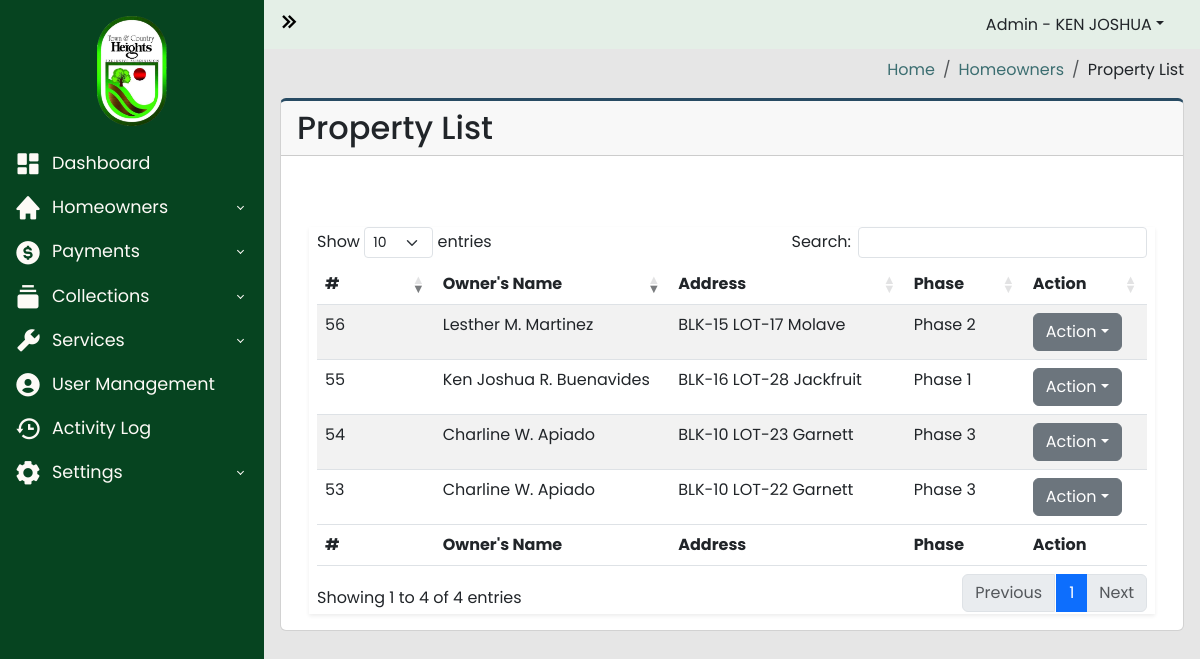
Page /admin-panel/property_list.php (signed in) on the earlier database version.
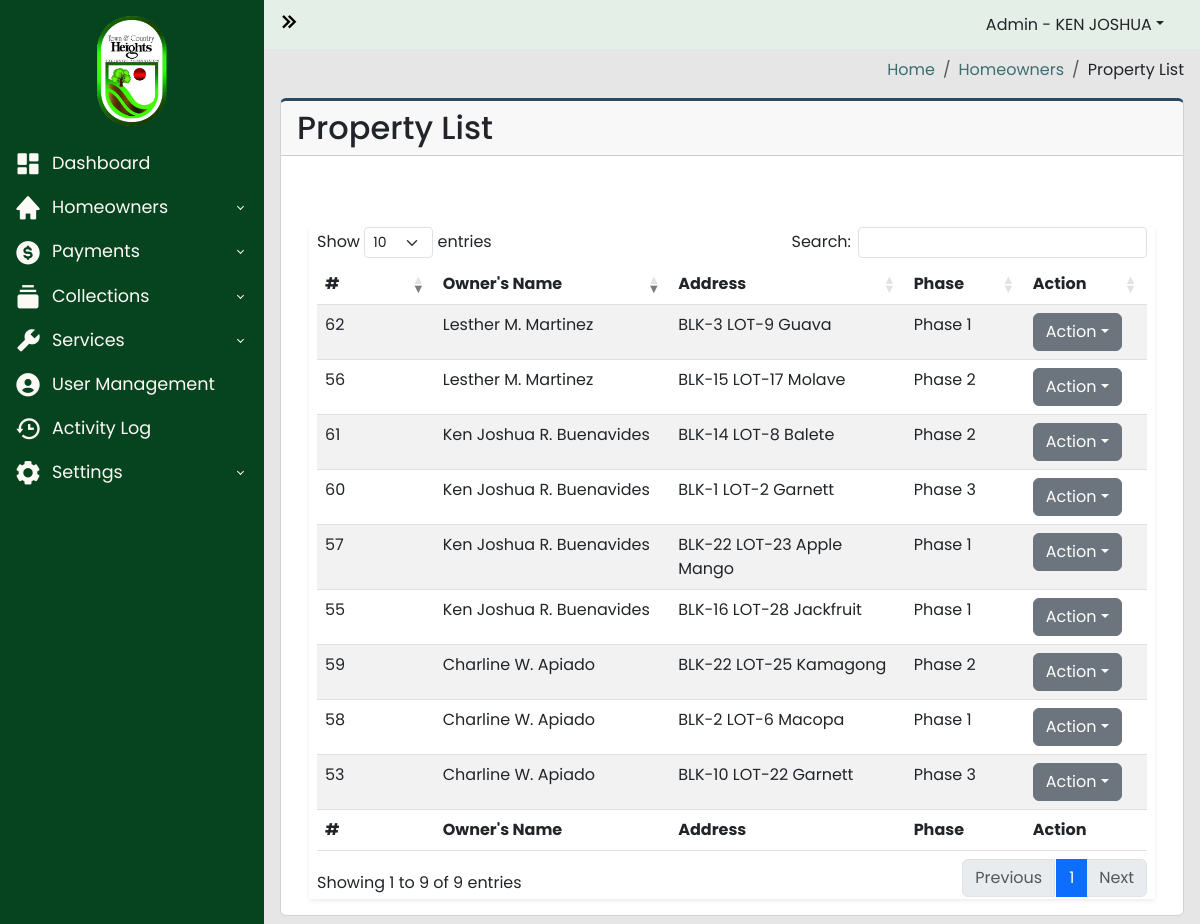
Same page on the later database version.
### tables this page shows
CREATE TABLE `property_list` (
  `id` int(100) NOT NULL,
  `homeowners_id` int(100) NOT NULL,
  `blk` varchar(100) NOT NULL,
  `lot` varchar(100) NOT NULL,
  `phase` varchar(100) NOT NULL,
  `street` varchar(100) NOT NULL,
  `tenant` int(100) DEFAULT NULL
);

CREATE TABLE `homeowners_users` (
  `id` int(100) NOT NULL,
  `account_number` varchar(100) NOT NULL,
  `username` varchar(100) NOT NULL,
  `password` varchar(100) NOT NULL,
  `firstname` varchar(100) NOT NULL,
  `lastname` varchar(100) NOT NULL,
  `middle_initial` varchar(100) NOT NULL,
  `email` varchar(100) NOT NULL,
  `phone_number` varchar(100) NOT NULL,
  `blk` varchar(100) NOT NULL,
  `lot` varchar(100) NOT NULL,
  `street` varchar(100) NOT NULL,
  `phase` varchar(100) NOT NULL,
  `status` varchar(100) NOT NULL,
  `tenant_name` varchar(100) NOT NULL
);

### admin-panel/property_list.php (the view, shortened to what the changed rows need)
<?php
require_once("../includes/header.php");
?>
<?php
$server = new Server;
$server->adminAuthentication();
?>
<body>
  <div class="wrapper">
    <div class="main">
      <main class="content px-3 py-2">
        <div class="card card-border">
          <div class="card-header">
            <h2>Property List</h2>
          </div>
          <div class="card-body">
            <div class="container-fluid">
              <section class="main-content">
                <div class="row">
                  <div class="col-xs-12">
                    <div class="box">
                      <div class="body-box shadow-sm">
                        <div class="table-responsive mx-2">
                          <table id="propertyListTable" class="table table-striped" style="width:100%">
                            <thead>
                              <tr>
                                <th width="10%">#</th>
                                <th width="20%">Owner's Name</th>
                                <th width="20%">Address</th>
                                <th width="10%">Phase</th>
                                <th scope="col" width="5%">Action</th>
                              </tr>
                            </thead>
                            <tbody>
                              <?php
                              $query = "SELECT
                              property_list.id,
                              property_list.homeowners_id,
                              property_list.blk as property_blk,
                              property_list.lot as property_lot,
                              property_list.phase as property_phase,
                              property_list.street as property_street,
                              homeowners_users.firstname,
                              homeowners_users.lastname,
                              homeowners_users.middle_initial FROM property_list INNER JOIN homeowners_users WHERE property_list.homeowners_id = homeowners_users.id";
                              $connection = $server->openConn();
                              $stmt = $connection->prepare($query);
                              $stmt->execute();
                              $count = $stmt->rowCount();
                              if ($count > 0) {
                                while ($result = $stmt->fetch()) {
                                  $property_id = $result['id'];
                                  $firstname = $result['firstname'];
                                  $lastname = $result['lastname'];
                                  $middle_initial = $result['middle_initial'];
                                  $property_blk = $result['property_blk'];
                                  $property_lot = $result['property_lot'];
                                  $property_street = $result['property_street'];
                                  $property_phase = $result['property_phase'];
                              ?>
                                  <tr>
                                    <td><?php echo $property_id; ?></td>
                                    <td><?php echo $firstname . " " . $middle_initial . " " . $lastname;  ?></td>
                                    <td><?php echo "BLK-" . $property_blk . " LOT-" . $property_lot . " " . $property_street ?></td>
                                    <td><?php echo $property_phase;  ?></td>
                                    <td>
                                      <div class="dropdown">
                                        <a class="btn btn-secondary dropdown-toggle" type="button" data-bs-toggle="dropdown">Action</a>
                                      </div>
                                    </td>
                                  </tr>
                              <?php
                                }
                              } else {
                              }
                              ?>
                            </tbody>
                            <tfoot>
                              <tr>
                                <th width="10%">#</th>
                                <th width="20%">Owner's Name</th>
                                <th width="20%">Address</th>
                                <th width="10%">Phase</th>
                                <th scope="col" width="5%">Action</th>
                              </tr>
                            </tfoot>
                          </table>
                        </div>
                      </div>
                    </div>
                  </div>
                </div>
              </section>
            </div>
          </div>
        </div>
      </main>
    </div>
  </div>
  <?php
  include("../includes/footer.php");
  ?>

Differences in the rows shown:
removed property_list: id "54", homeowners.firstname "Charline", homeowners.middle_initial "W.", homeowners.lastname "Apiado", blk "10", lot "23", street "Garnett", phase "Phase 3"
added property_list: id "57", homeowners.firstname "Ken Joshua", homeowners.middle_initial "R.", homeowners.lastname "Buenavides", blk "22", lot "23", street "Apple Mango", phase "Phase 1"
added property_list: id "58", homeowners.firstname "Charline", homeowners.middle_initial "W.", homeowners.lastname "Apiado", blk "2", lot "6", street "Macopa", phase "Phase 1"
added property_list: id "59", homeowners.firstname "Charline", homeowners.middle_initial "W.", homeowners.lastname "Apiado", blk "22", lot "25", street "Kamagong", phase "Phase 2"
added property_list: id "60", homeowners.firstname "Ken Joshua", homeowners.middle_initial "R.", homeowners.lastname "Buenavides", blk "1", lot "2", street "Garnett", phase "Phase 3"
added property_list: id "61", homeowners.firstname "Ken Joshua", homeowners.middle_initial "R.", homeowners.lastname "Buenavides", blk "14", lot "8", street "Balete", phase "Phase 2"
added property_list: id "62", homeowners.firstname "Lesther", homeowners.middle_initial "M.", homeowners.lastname "Martinez", blk "3", lot "9", street "Guava", phase "Phase 1"
Other differences:
text written by a page script: "Show entries Search: Showing 1 to 4 of 4 entries Previous 1 Next" → "Show entries Search: Showing 1 to 9 of 9 entries Previous 1 Next"
